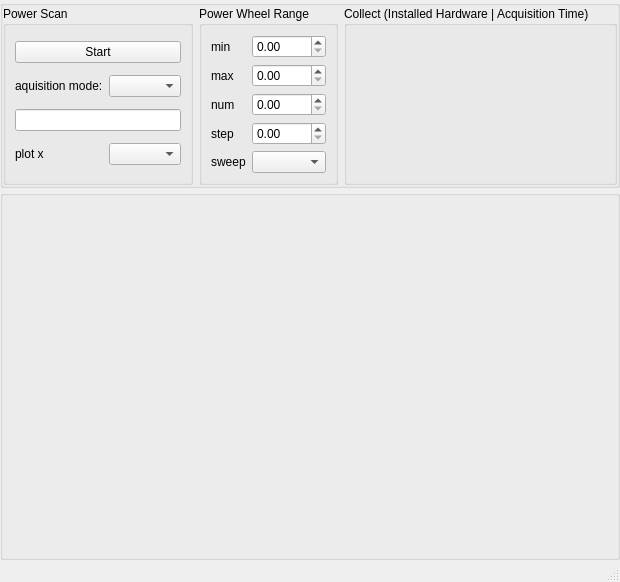
<?xml version="1.0" encoding="UTF-8"?>
<ui version="4.0">
 <class>MainWindow</class>
 <widget class="QMainWindow" name="MainWindow">
  <property name="geometry">
   <rect>
    <x>0</x>
    <y>0</y>
    <width>586</width>
    <height>582</height>
   </rect>
  </property>
  <property name="windowTitle">
   <string>Power Scan</string>
  </property>
  <widget class="QWidget" name="centralwidget">
   <layout class="QVBoxLayout" name="verticalLayout" stretch="0,1">
    <property name="spacing">
     <number>2</number>
    </property>
    <property name="leftMargin">
     <number>0</number>
    </property>
    <property name="topMargin">
     <number>0</number>
    </property>
    <property name="rightMargin">
     <number>0</number>
    </property>
    <property name="bottomMargin">
     <number>0</number>
    </property>
    <item>
     <widget class="QGroupBox" name="control_groupBox">
      <property name="title">
       <string/>
      </property>
      <property name="flat">
       <bool>true</bool>
      </property>
      <layout class="QHBoxLayout" name="horizontalLayout">
       <property name="leftMargin">
        <number>0</number>
       </property>
       <property name="topMargin">
        <number>0</number>
       </property>
       <property name="rightMargin">
        <number>0</number>
       </property>
       <property name="bottomMargin">
        <number>0</number>
       </property>
       <item>
        <widget class="QGroupBox" name="power_scan_GroupBox">
         <property name="title">
          <string>Power Scan</string>
         </property>
         <layout class="QGridLayout" name="controls">
          <item row="5" column="0">
           <widget class="QLabel" name="label_7">
            <property name="text">
             <string>plot x</string>
            </property>
           </widget>
          </item>
          <item row="5" column="1">
           <widget class="QComboBox" name="x_axis_comboBox"/>
          </item>
          <item row="3" column="0">
           <widget class="QLabel" name="label_6">
            <property name="text">
             <string>aquisition mode:</string>
            </property>
           </widget>
          </item>
          <item row="3" column="1">
           <widget class="QComboBox" name="acq_mode_comboBox"/>
          </item>
          <item row="4" column="0" colspan="2">
           <widget class="QLineEdit" name="manual_acq_times_lineEdit">
            <property name="whatsThis">
             <string>enter a list in the form of: pos0,Tacq0; pos1,Tacq1; pos2,Tacq2; ..</string>
            </property>
           </widget>
          </item>
          <item row="0" column="0" colspan="2">
           <widget class="QPushButton" name="start_pushButton">
            <property name="text">
             <string>Start</string>
            </property>
           </widget>
          </item>
         </layout>
        </widget>
       </item>
       <item>
        <widget class="QGroupBox" name="range">
         <property name="title">
          <string>Power Wheel Range</string>
         </property>
         <layout class="QFormLayout" name="formLayout_2">
          <item row="2" column="0">
           <widget class="QLabel" name="label">
            <property name="text">
             <string>min</string>
            </property>
           </widget>
          </item>
          <item row="2" column="1">
           <widget class="QDoubleSpinBox" name="power_wheel_min_doubleSpinBox"/>
          </item>
          <item row="3" column="0">
           <widget class="QLabel" name="label_2">
            <property name="text">
             <string>max</string>
            </property>
           </widget>
          </item>
          <item row="3" column="1">
           <widget class="QDoubleSpinBox" name="power_wheel_max_doubleSpinBox"/>
          </item>
          <item row="4" column="0">
           <widget class="QLabel" name="label_3">
            <property name="text">
             <string>num</string>
            </property>
           </widget>
          </item>
          <item row="4" column="1">
           <widget class="QDoubleSpinBox" name="power_wheel_num_doubleSpinBox"/>
          </item>
          <item row="5" column="0">
           <widget class="QLabel" name="label_4">
            <property name="text">
             <string>step</string>
            </property>
           </widget>
          </item>
          <item row="5" column="1">
           <widget class="QDoubleSpinBox" name="power_wheel_step_doubleSpinBox"/>
          </item>
          <item row="6" column="0">
           <widget class="QLabel" name="label_5">
            <property name="text">
             <string>sweep</string>
            </property>
           </widget>
          </item>
          <item row="6" column="1">
           <widget class="QComboBox" name="sweep_type_comboBox"/>
          </item>
         </layout>
        </widget>
       </item>
       <item>
        <widget class="QGroupBox" name="collect_groupBox">
         <property name="title">
          <string>Collect (Installed Hardware | Acquisition Time)</string>
         </property>
         <layout class="QFormLayout" name="formLayout"/>
        </widget>
       </item>
      </layout>
     </widget>
    </item>
    <item>
     <widget class="QGroupBox" name="plot_groupBox">
      <property name="title">
       <string/>
      </property>
      <property name="flat">
       <bool>true</bool>
      </property>
      <layout class="QVBoxLayout" name="verticalLayout_2">
       <property name="spacing">
        <number>0</number>
       </property>
       <property name="leftMargin">
        <number>0</number>
       </property>
       <property name="topMargin">
        <number>0</number>
       </property>
       <property name="rightMargin">
        <number>0</number>
       </property>
       <property name="bottomMargin">
        <number>0</number>
       </property>
      </layout>
     </widget>
    </item>
   </layout>
  </widget>
  <widget class="QMenuBar" name="menubar">
   <property name="geometry">
    <rect>
     <x>0</x>
     <y>0</y>
     <width>586</width>
     <height>21</height>
    </rect>
   </property>
  </widget>
  <widget class="QStatusBar" name="statusbar"/>
 </widget>
 <resources/>
 <connections/>
</ui>
